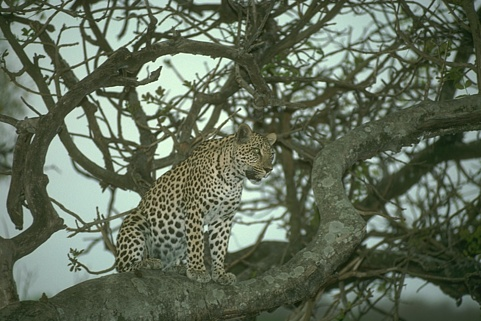
#> input picture CA01-Color and Constract Manipulations/CA01_images/low_contrast_image.png, 481 x 321 px, found by its file name
$ jupyter execute --allow-errors 'Color and Constract Manipulations.ipynb'   (shell and % lines are left out)
#> lines starting #> are read from the running program, lines starting #| are printed output that depends on the picture
<a href="https://colab.research.google.com/github/ShaominXu/Image-and-video-processing-labs/blob/main/Color%20and%20Constract%20Manipulations.ipynb" target="_parent"></a>

# CA01

NetID: sx2311

Name: Shaomin Xu

[cell 1]
import cv2
import matplotlib.pyplot as plt
import numpy as np

## Problem1

### Reading image

[cell 2]
img = cv2.imread("color image.png")
print(type(img))
#| <class 'NoneType'>
#> (the rest of this cell did not finish here and is left out)

### Display image in RGB

#> (a cell that did not finish here is left out)

RGB Image is the original image with all three color channels combined and represents the full color information in the image.

#> (a cell that did not finish here is left out)

Red pixels are brighter in R channels than in G and B channels.

Green pixels are brighter in G channels than in R and B channels.

Blue pixels are brighter in B channels than in R and G channels.

### Display image in HSV

#> (a cell that did not finish here is left out)

HSV image is different from RGB image in color representation.

#> (a cell that did not finish here is left out)

The H channel represents the color tone information in the image.

The S channel represents the color purity in the image. Higher values indicate more vivid colors, while lower values indicate shades of gray.

The V channel represents the brightness or luminance of the image. Higher values indicate brighter areas, while lower values indicate darker areas.

### Use mask

[cell 7]
# Define the lower and upper bounds for blue hue
lower_blue = np.array([110, 0, 0])  # Lower bound for blue hue in HSV
upper_blue = np.array([130, 255, 255])  # Upper bound for blue hue in HSV

# Create a binary mask for blue pixels
#> (the rest of this cell did not finish here and is left out)

## Problem 2

### Load image

[cell 8]
img = cv2.imread("low_contrast_image.png", cv2.IMREAD_GRAYSCALE)
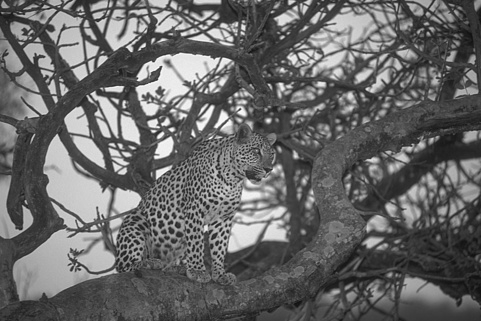
#> img: shape (321, 481); min 16, max 252, mean 103
print(type(img))
#| <class 'numpy.ndarray'>
print(img.shape)
#| (321, 481)

### Display image

[cell 9]
plt.imshow(img, cmap='gray')
plt.title('Low-Contrast Grayscale Image')
plt.show()

[cell 10]
# Calculate the histogram
hist = cv2.calcHist([img], [0], None, [256], [0, 256])
#> hist = 256 values, max 2389 at index 63, min 0 at index 0, mean 603.1

# Plot the histogram
plt.figure(figsize=(8, 6))
plt.hist(img.ravel(), bins=256, range=[0, 256], density=True, color='b', alpha=0.6)
plt.xlabel('Pixel Value')
plt.ylabel('Frequency')
plt.title('Histogram of Grayscale Image')
plt.grid()
plt.show()
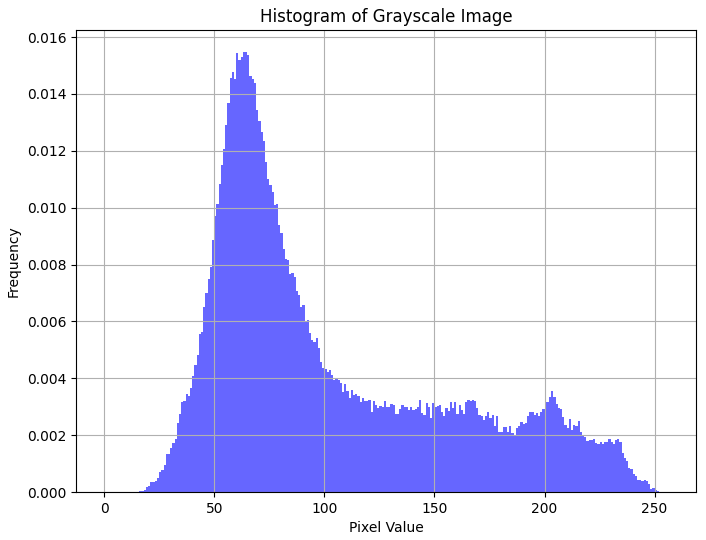
#> figure drawn by matplotlib, 1 panel; tallest bar 0.0155 high, from x = 63 to 64

A narrow or concentrated histogram typically corresponds to a low-contrast image, while a broader histogram with peaks at the extremes suggests a high-contrast image.

[cell 11]
# Calculate the CDF
cdf = hist.cumsum() / hist.sum()
#> cdf = 256 values from 0 to 1

# Plot the CDF
plt.figure(figsize=(8, 6))
plt.plot(cdf, color='b')
plt.xlabel('Pixel Value')
plt.ylabel('CDF')
plt.title('Cumulative Distribution Function (CDF) of Histogram')
plt.grid()
plt.show()
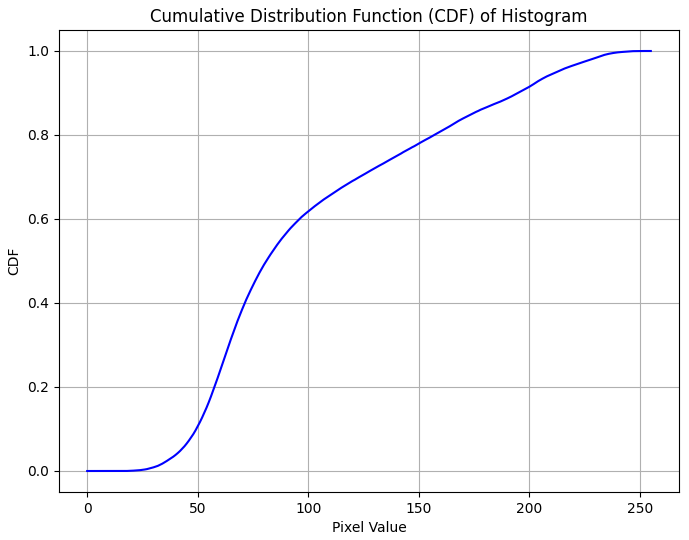
#> figure drawn by matplotlib, 1 panel; curve peaks at x = 252, y = 1

The CDF maps gray level between 50 and 100 to a broader range. Therefore, it is an appropriate equalization.

[cell 12]
# Normalize the CDF to range [0, 255]
cdf_normalized = ((cdf - cdf.min()) * 255) / (cdf.max() - cdf.min())
#> cdf_normalized = 256 values from 0 to 255

# Use the CDF as a lookup table to map pixel values to their equalized values
equalized_image = cdf_normalized[img]
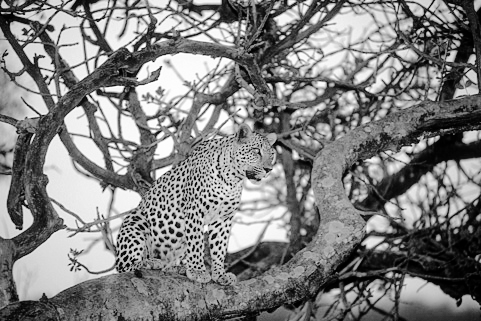
#> equalized_image: shape (321, 481) float32; min 0.00495, max 255, mean 128.5

# Calculate the histogram of the transformed image
hist_equalized = cv2.calcHist([equalized_image], [0], None, [256], [0, 256])
#> hist_equalized = 256 values, max 2389 at index 72, min 0 at index 11, mean 603.1

# transformed image
plt.imshow(equalized_image, cmap='gray')
plt.title("Equalized Image")

[cell 13]
# Histogram of the Transformed Image
plt.figure(figsize=(8, 6))
plt.hist(equalized_image.ravel(), bins=256, range=[0, 256], density=True, color='b', alpha=0.6)
plt.title('Histogram of Equalized Image')
plt.xlabel('Pixel Value')
plt.ylabel('Frequency')
plt.grid()
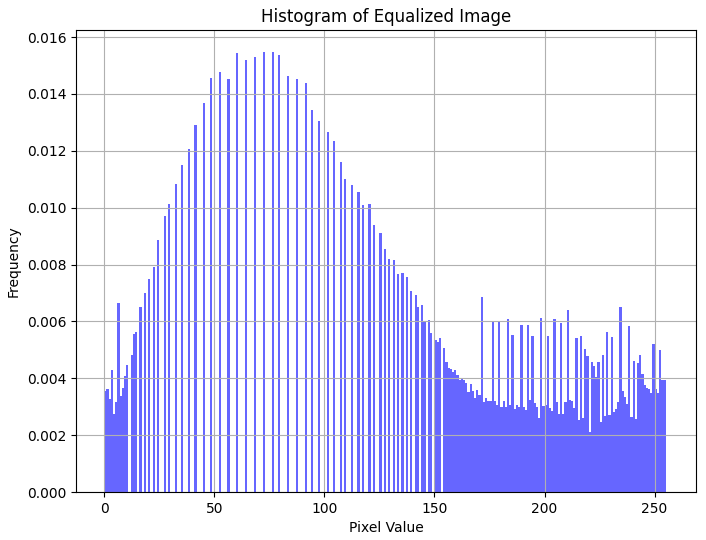
#> figure drawn by matplotlib, 1 panel; tallest bar 0.0155 high, from x = 72 to 73

$ run again, with CA05-Feature Detection and Image Stitching/CA05-TEMPLATE-Fall23/9.png copied over CA01-Color and Constract Manipulations/CA01_images/low_contrast_image.png
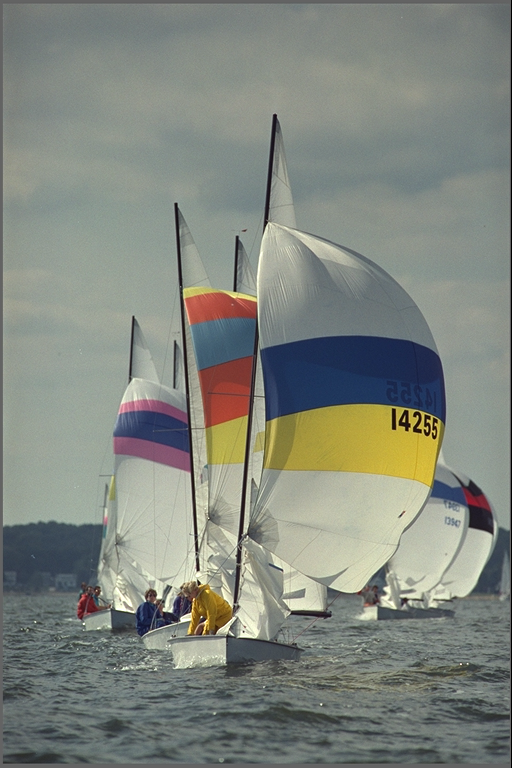
#> input picture CA05-Feature Detection and Image Stitching/CA05-TEMPLATE-Fall23/9.png, 512 x 768 px, found by its file name
#| <class 'NoneType'>
#| <class 'numpy.ndarray'>
#| (768, 512)
#> hist = 256 values, max 11580 at index 144, min 0 at index 1, mean 1536
#> cdf = 256 values from 0.00232 to 1
#> cdf_normalized = 256 values from 0 to 255
#> `equalized_image = cdf_normalized[img]`:
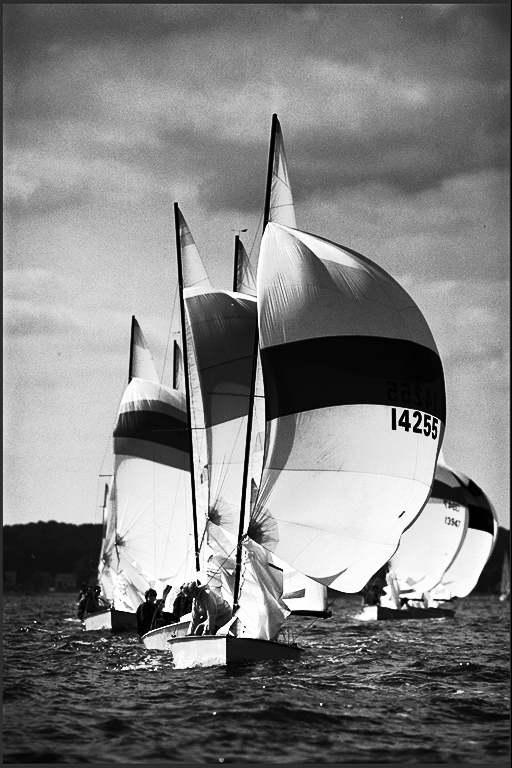
#> equalized_image: shape (768, 512) float32; min 0, max 255, mean 128.6
#> hist_equalized = 256 values, max 11580 at index 156, min 0 at index 4, mean 1536
#> `[cell 13] # Histogram of the Transformed Image plt.figure(figsize=(8, ..`:
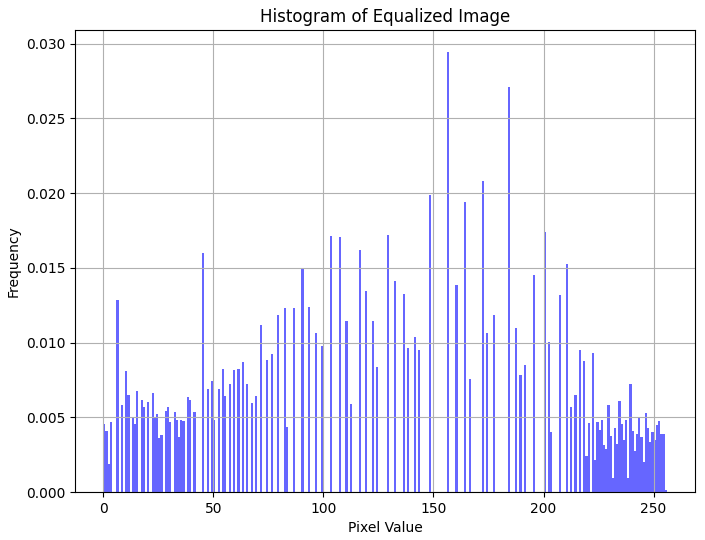
#> figure drawn by matplotlib, 1 panel; tallest bar 0.0294 high, from x = 156 to 157
